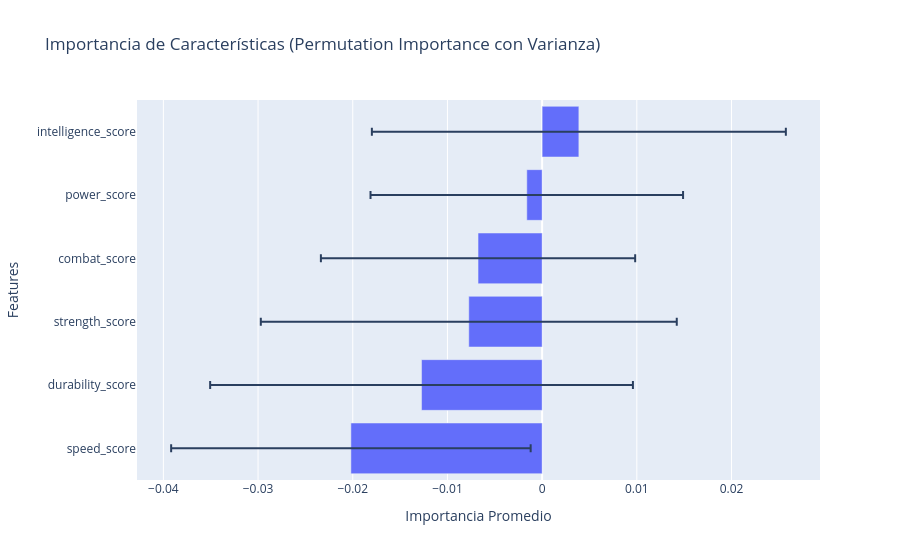

Notebook code for this chart:
### Code cell
#### To-do 1: Calcular permutation_importance ####
permutation_importance_lgbm = permutation_importance(
    lgbm_interp,
    X_test_num,
    y_test,
    n_repeats=30,
    scoring="f1_macro",
    random_state=RANDOM_STATE,
)

# Extraemos la media y la desviación estándar
feature_importances = pd.DataFrame(
    {
        "feature": NUMERICAL_FEATURES,
        "importance": permutation_importance_lgbm["importances_mean"],
        "std_dev": permutation_importance_lgbm["importances_std"],  # Representa la variabilidad/varianza
    }
).sort_values(by="importance", ascending=True)
# Ascending=True para que al graficar en horizontal, la más importante quede arriba

# Se agrego px.bar porque en el enunciado se pide graficar con plotly, y se configuro para que sea horizontal y muestre la varianza con barras de error.
fig = px.bar(
    feature_importances,
    x="importance",
    y="feature",
    error_x="std_dev",  # barra de error para mostrar la varianza
    orientation="h",
    title="Importancia de Características (Permutation Importance con Varianza)",
    labels={
        "importance": "Caída en F1-Macro",
        "feature": "Características",
    },
)

fig.update_layout(xaxis_title="Importancia Promedio", yaxis_title="Features")
fig.show()

### Figure 1 — Plotly figure (JSON) as saved in the notebook; plotly's stock layout.template omitted (floating-point values rounded to 4 significant figures)
{"data": [{"error_x": {"array": [0.01898, 0.02232, 0.02196, 0.0166, 0.0165, 0.02186]}, "hovertemplate": "Caída en F1-Macro=%{x}<br>Características=%{y}<extra></extra>", "legendgroup": "", "marker": {"color": "#636efa", "pattern": {"shape": ""}}, "name": "", "orientation": "h", "showlegend": false, "textposition": "auto", "type": "bar", "x": [-0.0202, -0.01274, -0.007746, -0.00677, -0.00162, 0.003878], "xaxis": "x", "y": ["speed_score", "durability_score", "strength_score", "combat_score", "power_score", "intelligence_score"], "yaxis": "y"}], "layout": {"barmode": "relative", "legend": {"tracegroupgap": 0}, "title": {"text": "Importancia de Características (Permutation Importance con Varianza)"}, "xaxis": {"anchor": "y", "domain": [0, 1], "title": {"text": "Importancia Promedio"}}, "yaxis": {"anchor": "x", "domain": [0, 1], "title": {"text": "Features"}}}}
